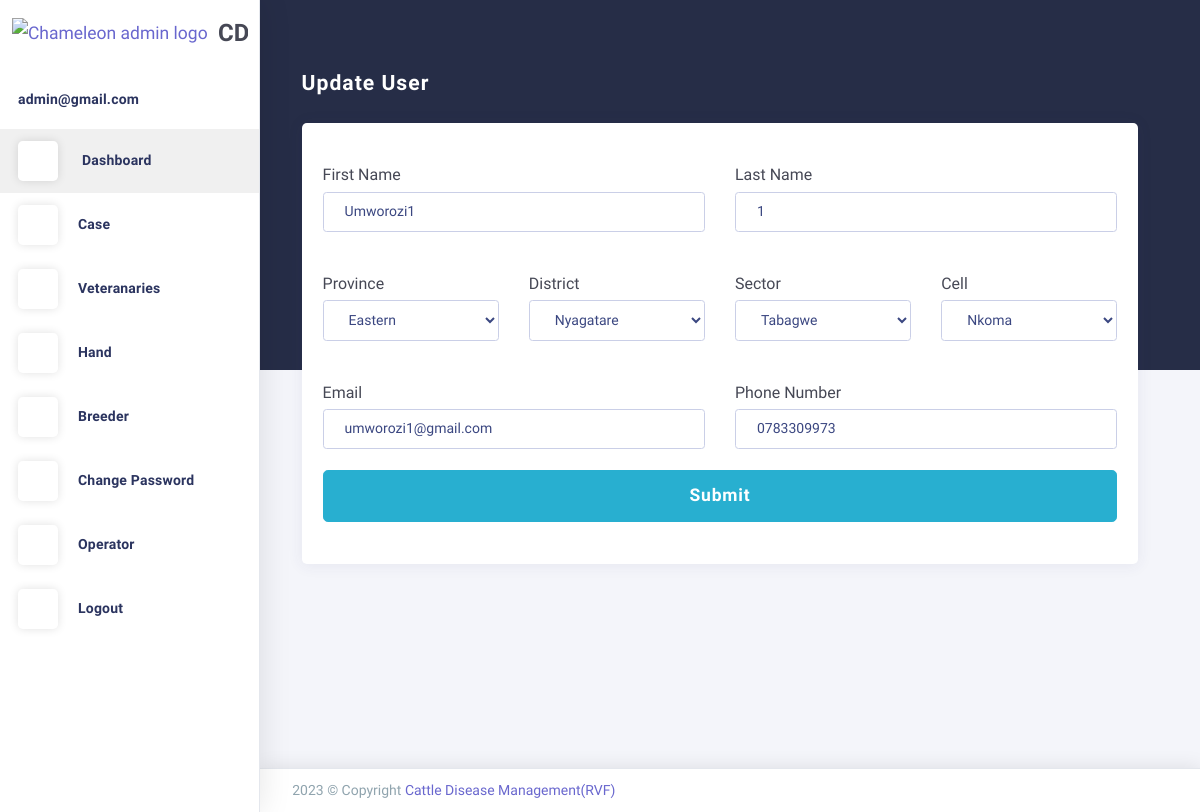
The app's page /updateUser/12/ (signed in), older data.
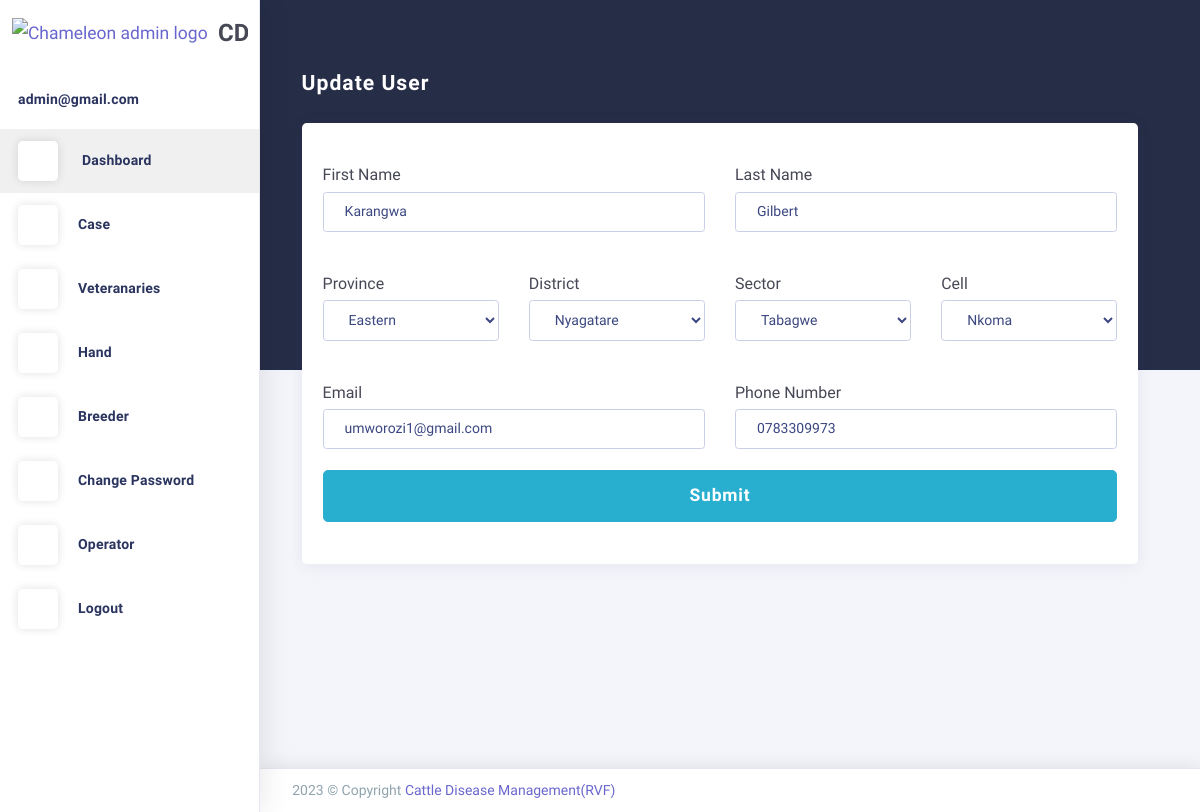
The same page, newer data.
### users/models.py (models this page shows, shortened)
class User(AbstractBaseUser, PermissionsMixin):
    FirstName=models.CharField(max_length=255,  null=True, blank=True)
    LastName=models.CharField(max_length=255,  null=True, blank=True)
    District=models.CharField(max_length=255,  null=True, blank=True)
    Sector=models.CharField(max_length=255,  null=True, blank=True)
    Cell=models.CharField(max_length=255,  null=True, blank=True)
    Province=models.CharField(max_length=255,  null=True, blank=True)
    email = models.EmailField(max_length=255, unique=True)
    phone = models.CharField(max_length=255, unique=True, null=True, blank=True)
    typee = models.CharField(max_length=255, null=True, blank=True)
    active = models.BooleanField(default=True)
    staff = models.BooleanField(default=False)
    admin = models.BooleanField(default=False)
    objects = UserManager()
    USERNAME_FIELD = 'email'
    REQUIRED_FIELDS = []
    @property
    def is_active(self):
        return self.active

### users/views.py (the view)
# urls.py: path('updateUser/<int:upID>/',updateUser,name="updateUser"),
@login_required(login_url="/login")
def updateUser( request, upID):
    updateuser = User.objects.get(id=upID)
    if request.method == "POST":
        updateuser.FirstName = request.POST["fname"]
        updateuser.LastName = request.POST["lname"]
        updateuser.Province = request.POST["Pname"]
        updateuser.District = request.POST["Dname"]
        updateuser.Sector = request.POST["Sname"]
        updateuser.Cell = request.POST["Cname"]
        updateuser.email = request.POST["email"]
        updateuser.phone = request.POST["phone"]
        updateuser.save()
        return redirect("Users")
    else:
        return render(request, "updateUsers.html", {"updateuser": updateuser})

### users/templates/updateUsers.html (shortened to what this page needs)
{% extends 'base.html' %}
{% load static %}
{% block content %}
  <div class="app-content content" style="margin-left:-20px">
    <div class="content-wrapper">
      <div class="content-header row">
        <div class="content-header-left col-md-4 col-12 mb-2">
          <h3 class="content-header-title">Update User</h3>
        </div>
      </div>
      <div class="content-body">
        <section class="textarea-select">
          <div class="row match-height">
            <div class="col-lg-12 col-md-12">
              <div class="card mt-50">
                <div class="card-block">
                  <div class="card-body">
                    <form enctype="multipart/form-data" action="{% url 'updateUser' updateuser.id %}" method='POST'>
                      <div class="row">
                        <fieldset class="form-group col-lg-6">
                          <h5 class="mt-2">First Name</h5>
                          <input type="text" class="form-control" id="basicInput" name="fname" value={{updateuser.FirstName}} />
                        </fieldset>
                        <fieldset class="form-group col-lg-6">
                          <h5 class="mt-2">Last Name</h5>
                          <input type="text" class="form-control" id="basicInput" name="lname" value={{updateuser.LastName}} />
                        </fieldset>
                      </div>
                      <div class="row">
                        <fieldset class="form-group col-lg-3">
                          <h5 class="mt-2">Province</h5>
                          <select class="form-control" id="basicSelect" name="Pname" >
                            <option >{{updateuser.Province}}</option>
                          </select>
                        </fieldset>
                        <fieldset class="form-group col-lg-3">
                          <h5 class="mt-2">District</h5>
                          <select class="form-control" id="basicSelect" name="Dname">
                            <option>{{updateuser.District}}</option>
                          </select>
                        </fieldset>
                        <fieldset class="form-group col-lg-3">
                          <h5 class="mt-2">Sector</h5>
                          <select class="form-control" id="basicSelect" name="Sname">
                            <option>{{updateuser.Sector}}</option>
                          </select>
                        </fieldset>
                        <fieldset class="form-group col-lg-3">
                          <h5 class="mt-2">Cell</h5>
                          <select class="form-control" id="basicSelect" name="Cname">
                            <option>{{updateuser.Cell}}</option>
                          </select>
                        </fieldset>
                      </div>
                      <div class="row">
                        <fieldset class="form-group col-lg-6">
                          <h5 class="mt-2">Email</h5>
                          <input type="email" class="form-control" id="basicInput" name="email" value={{updateuser.email}} />
                        </fieldset>
                        <fieldset class="form-group col-lg-6">
                          <h5 class="mt-2">Phone Number</h5>
                          <input type="number" class="form-control" id="basicInput" name="phone" value={{updateuser.phone}} />
                        </fieldset>
                      </div>
                      <div class="form-group">
                        <button type="submit" class="btn mb-1 btn-info btn-lg btn-block">Submit</button>
                      </div>
                    </form>
                  </div>
                </div>
              </div>
            </div>
          </div>
        </section>
      </div>
    </div>
  </div>
{% endblock %}

Row changes from the older to the newer data that the page shows:
changed User "Eastern": fname "Umworozi1" → "Karangwa"; lname "1" → "Gilbert"
